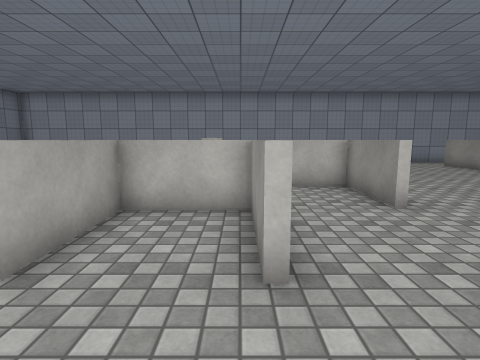
[1] (above)

22 first-person views from a walk through a Unity game level. The camera is 1.3 m above the floor, tilts 8° down and sees 80° across. The floor is counted in squares, 1 m on a side. Each view is taken from the middle of a square. On the plan, view 1 faces up. The plan holds only what a view shows up to about 13 squares ahead; the rest is blank. The player character is not drawn. Surface patterns are stand-ins for the level's own textures.

[2]
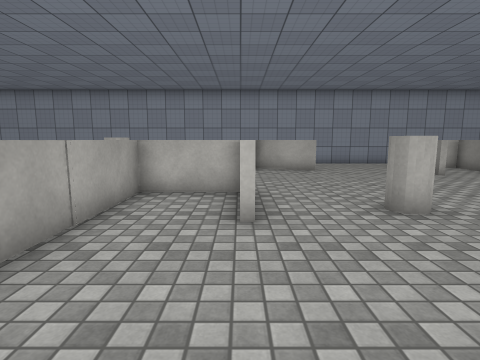

[3]
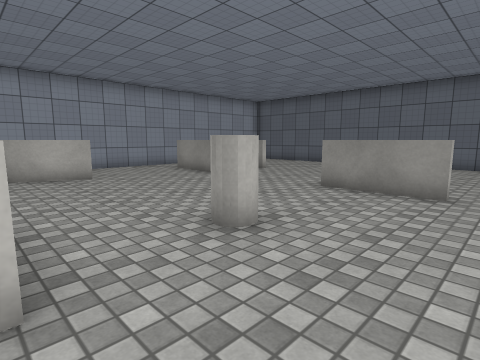

[4]
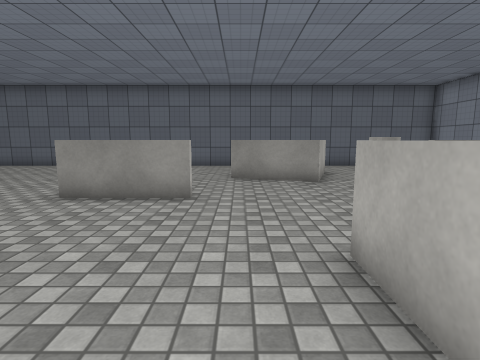

[5]
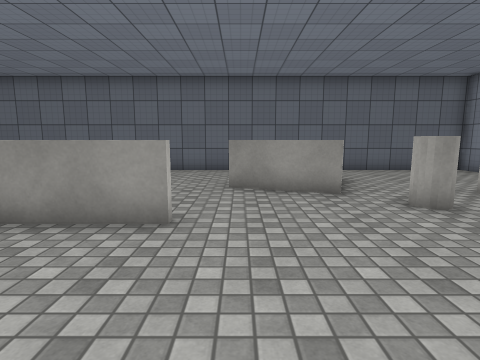

[6]
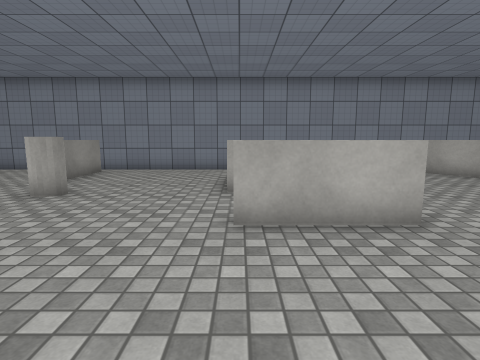

[7]
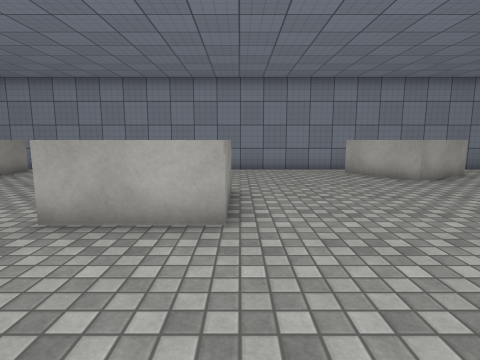

[8]
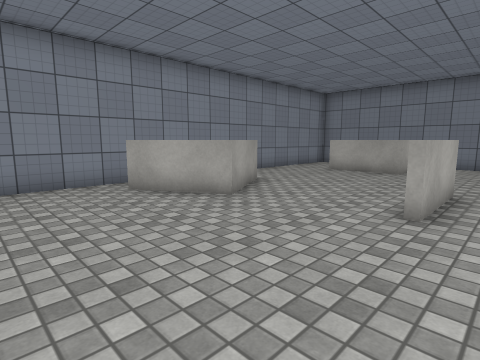

[9]
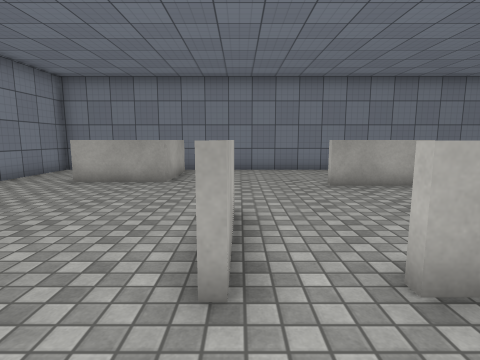

[10]
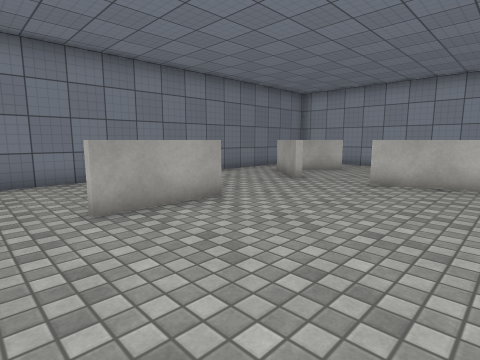

[11]
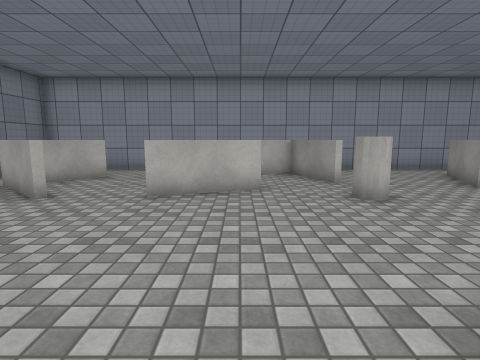

[12]
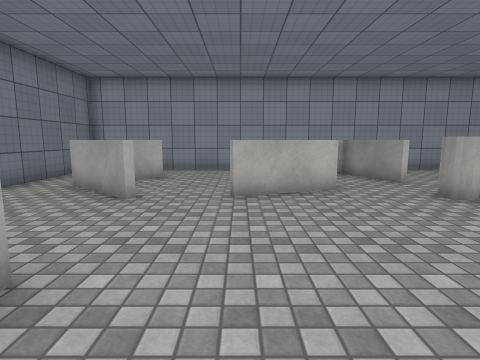

[13]
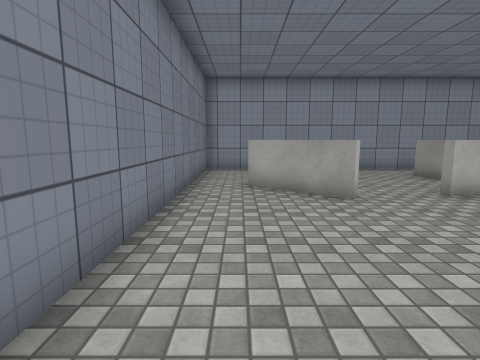

[14]
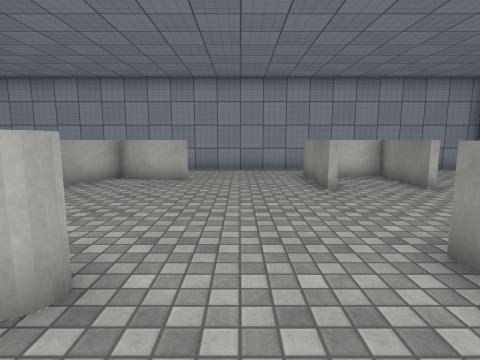

[15]
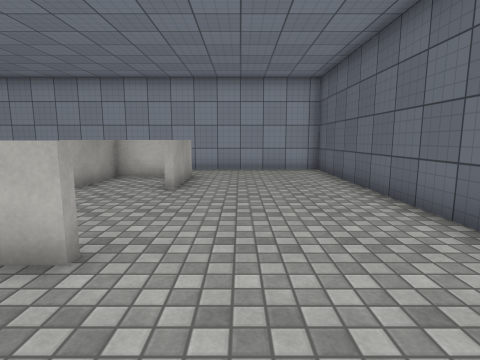

[16]
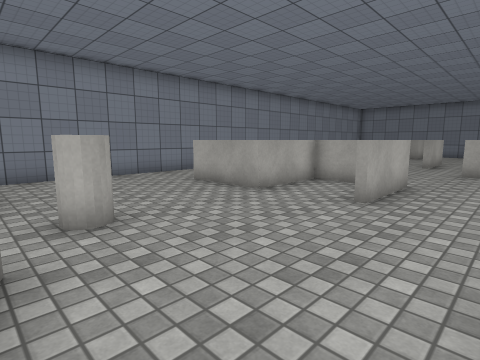

[17]
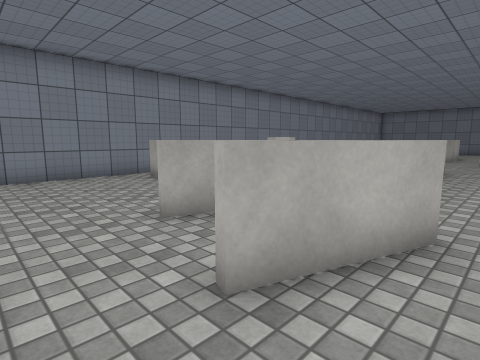

[18]
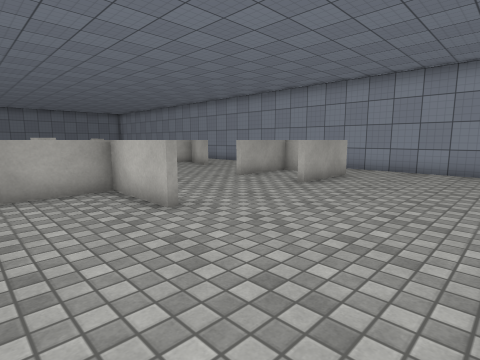

[19]
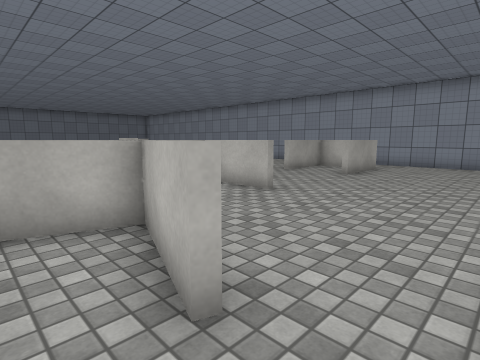

[20]
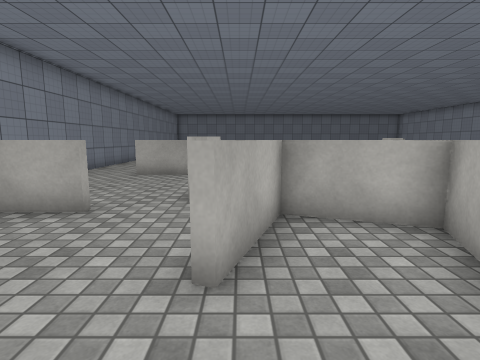

[21]
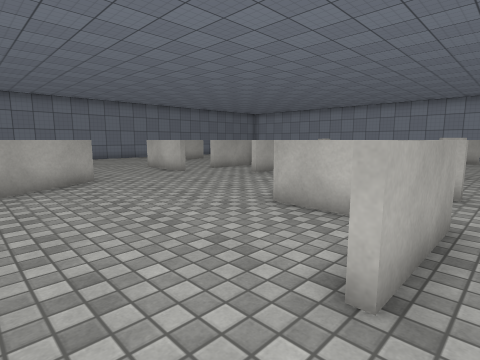

[22]
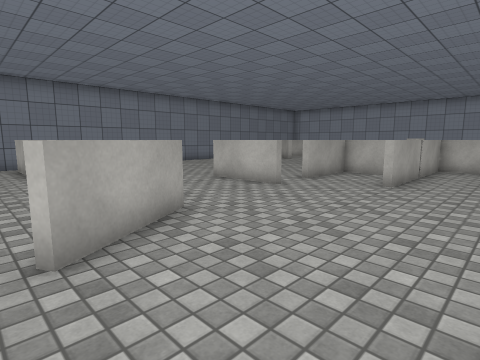

### Floor plan
Key: @ floor where view 1 was taken; # wall or solid block; x gap in a wall; . floor; = window, fence, low wall or low ledge; O other object.
Columns run from 13 left of view 1 to 19 right of it. Each row starts with its distance up from view 1.
 17  ################################
 16 #.. ......    ..........  ......#
 15 #.. .....#== ...........  ......#
 14 #.. O...O#.=#...OOOO...OOOO.....#
 13 #..O.....O..=...O..O...O..O.....#
 12 #.OO.....O......O......O..O.....#
 11 #..OO..OOO..O... ...............#
 10 #...OO......O..  ...............#
  9 #..............  ...............#
  8 #............O===...............#
  7 #............O..=..O...OOOO.....#
  6 #....=.......O..=..O...O........#
  5 #.   =.....#OO.........O........#
  4 #....=.....=.=.........O........#
  3 #..........=.=.............OOO..#
  2 #................#==#.....O..O..#
  1 #.......#==......=........O.....#
  0 #............@...=.........OOO..#
 -1 #.OOO............#OOO...OO......#
 -2  #  O...............O...........#
 -3  #  O......OO.......O.....#.....#
 -4  OOOO....OO.O.......O.....=.....#
 -5 #...........OO............=.....#
 -6 #.......  ................x.....#
 -7 #################################

Where each view was taken, in squares from view 1:
view 1: 0 up, 0 right, facing up
view 2: 1 up, 3 right, facing up
view 3: 3 up, 3 right, facing up-right
view 4: 3 up, 4 right, facing right
view 5: 3 up, 6 right, facing right
view 6: 6 up, 7 right, facing down
view 7: 6 up, 4 right, facing down
view 8: 2 up, 3 right, facing down-left
view 9: 1 up, 0 right, facing left
view 10: 2 up, 3 left, facing up-left
view 11: 4 up, 4 left, facing up
view 12: 4 up, 6 left, facing up
view 13: 4 up, 11 left, facing up
view 14: 4 up, 8 right, facing up
view 15: 4 up, 15 right, facing up
view 16: 4 up, 13 right, facing down-left
view 17: 4 up, 18 right, facing down-left
view 18: 4 up, 18 right, facing up-left
view 19: 1 up, 18 right, facing up-left
view 20: 0 up, 18 right, facing left
view 21: 6 down, 8 right, facing up-left
view 22: 6 down, 3 right, facing up-left
